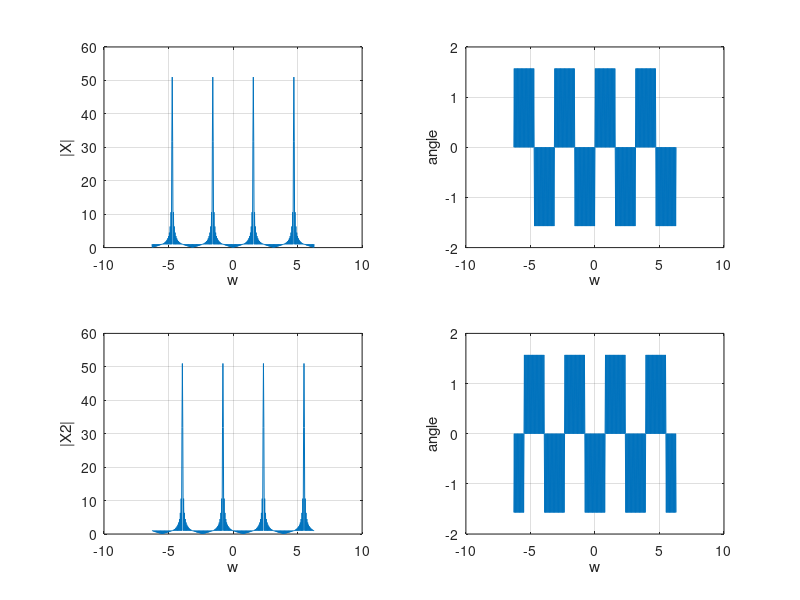

Write the MATLAB code that produced this figure.

n=0:100;
k=-200:200;
w=(pi/100)*k;
x1=cos(pi*n/2);
X=x1*exp(-1i*n'*w);
subplot(2,2,1);
plot(w,abs(X)),grid on
xlabel('w')
ylabel('|X|')
subplot(2,2,2);
plot(w,angle(X)),grid on
xlabel('w')
ylabel('angle')

n=0:100;
k=-200:200;
w=(pi/100)*k;
x2=cos(pi*n/2).*exp(1i*pi*n/4);
X2=x2*exp(-1i*n'*w);
subplot(2,2,3);
plot(w,abs(X2)),grid on
xlabel('w')
ylabel('|X2|')
subplot(2,2,4);
plot(w,angle(X2)),grid on
xlabel('w')
ylabel('angle')
